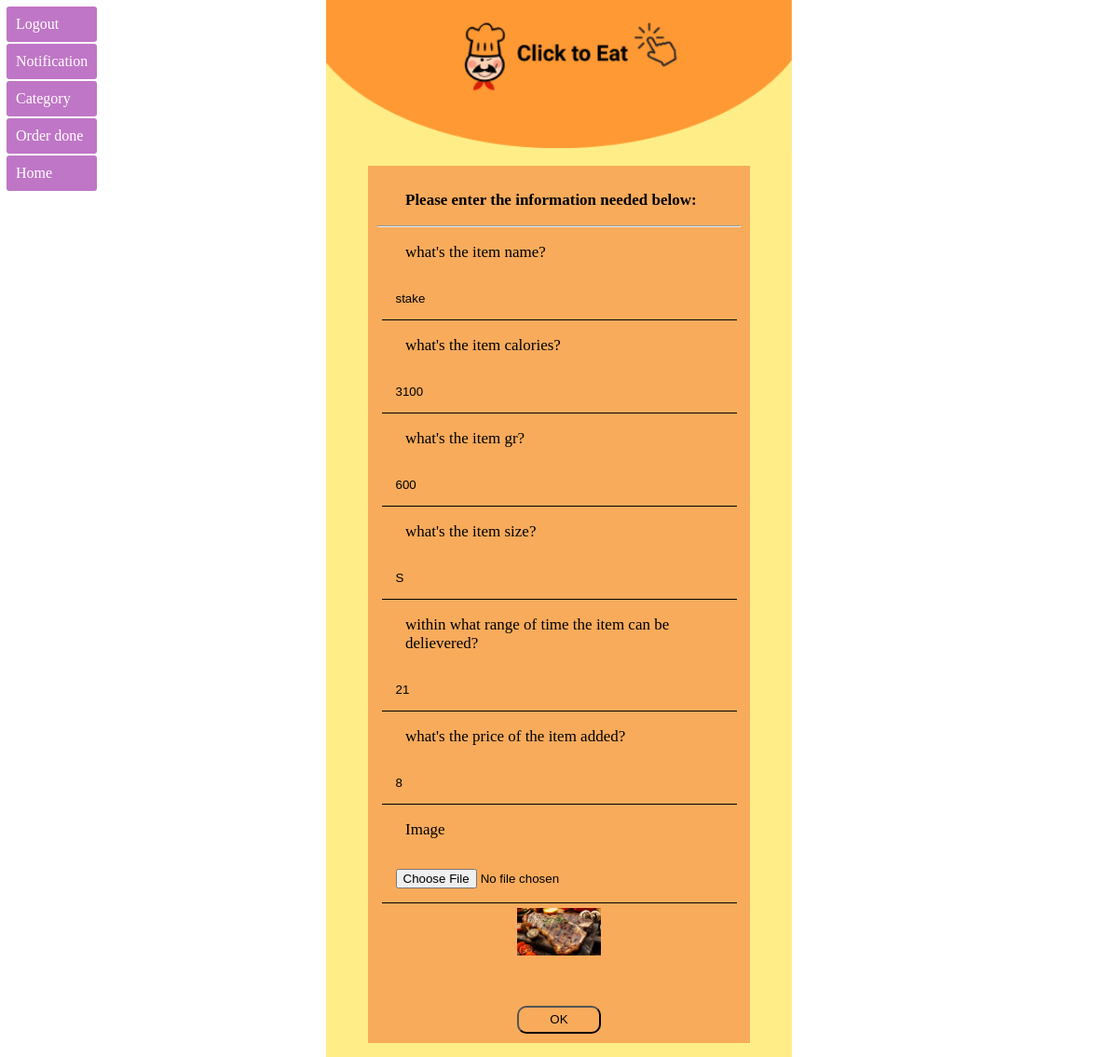
Page /infoadditem.php?add=1&&item=10 (signed in) on the committed database.
### tables this page shows
CREATE TABLE `items` (
  `id_item` int(11) NOT NULL,
  `item_name` varchar(100) NOT NULL,
  `price` float NOT NULL,
  `image` varchar(50) NOT NULL,
  `size` varchar(25) NOT NULL,
  `gr` int(11) NOT NULL,
  `kcal` int(11) NOT NULL,
  `time_cook` varchar(10) NOT NULL,
  `id_cate_fk` int(11) NOT NULL
);

### infoadditem.php (the view, shortened to what this page needs)
<?php
include("config/config.php");
$id_item = null;
$item_name = null;
$gr = null;
$kcal = null;
$size = null;
$time_cook = null;
$price = null;
$image = null;
if (isset($_GET['item'])) {
	$itm = $_GET['item'];
	$sql = "SELECT * FROM category inner join items on id_cate = id_cate_fk where id_item = $itm";
	$item = $conn->query($sql);
	$item = $item->fetch_assoc();
	$id_item = $item['id_item'];
	$item_name = $item['item_name'];
	$gr = $item['gr'];
	$kcal = $item['kcal'];
	$size = $item['size'];
	$time_cook = $item['time_cook'];
	$price = $item['price'];
	$image = $item['image'];
}
$require = ($id_item != "")? '': 'required';
include('config/head.php');
?>
		<div class="secsquare">
			<form action="infoadditem.php" enctype="multipart/form-data" method="post">
				<p><b> Please enter the information needed below: </b> </p>
				<hr>
				<p>what's the item name?</p> <input type="text" class="underline" name="item_name" placeholder="Item name Here" value="<?= $item_name ?>" required>
				<p>what's the item calories?</p> <input type="text" value="<?= $kcal ?>" class="underline" name="kcal" placeholder="Item calories Here" required>
				<p>what's the item gr?</p> <input type="text" value="<?= $gr ?>" class="underline" name="gr" placeholder="Item gr Here" required>
				<p>what's the item size?</p> <input type="text" value="<?= $size ?>" class="underline" name="size" placeholder="Item size Here" required>
				<p>within what range of time the item can be delievered?</p> <input type="text" class="underline" value="<?= $time_cook ?>" name="time_cook" placeholder="Item delivery time Here" required>
				<p>what's the price of the item added?</p> <input type="text" value="<?= $price ?>" class="underline" name="price" placeholder="Item price Here" required>
				<p>Image</p>
				<input class="underline" <?=$require?> type="file" name="item_image">
				<img class="old-image" src="./assets/image/<?= $image ?>" alt="">
				<br>
				<button type="submit" class="b"> OK </button>
			</form>
		</div>
</body>
</html>

### assets/css/style.css (style rules this page uses)
body { margin: 0px; padding: 0px; }
.secsquare { width: 390px; min-height: 200px; background-color: #F8AB5B; text-align: center; padding-top: 0px; display: block; margin: 15px auto; padding: 10px; overflow: hidden; }
img { width: 100%; }
p { font-size: 20px; text-align: left; margin-left: 100px; }
.underline { width: 90%; background-color: #F8AB5B; border-top: none; border-left: none; border-right: none; border-bottom: 1px solid black; position: relative; left: no-repeat; padding: 15px; }
.old-image { margin-top: 5px; width: 90px; }
p { font-size: 17px; text-align: left; margin-left: 30px; }
.b { width: 90px; height: 30px; margin-top: 50px; border-radius: 10px; background-color: #F8AB5B }

### rows in the picture
items: item_name "stake", kcal "3100", gr "600", size "S", time_cook "21", price "8", image (picture)
